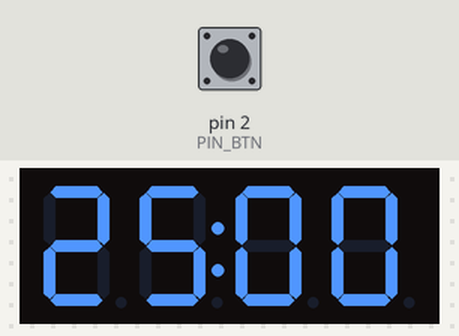
A sketch run on a simulated Arduino Uno, built with avr-gcc and run on an emulated ATmega328P. Shown: 4-digit seven-segment display. The inputs (shaded band) are chosen by the test bench; at power-on: pin 2 (PIN_BTN) HIGH.

Above: at 1.2 s.
1.3 s: pin 2 (PIN_BTN) pulled LOW for 0.15 s
At 3.0 s:
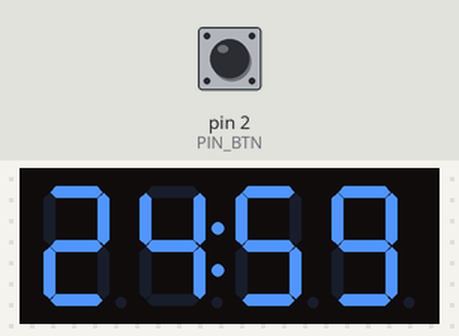
At 5.1 s:
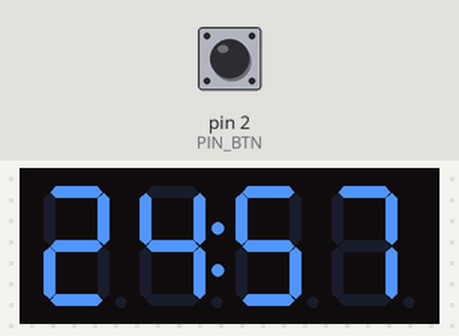
Timing chart, 0 to 6.6 s (numbered marks = the images above; inputs shaded):
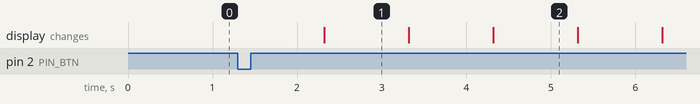

Measured:
- after the input at 1.3 s, the display: changes after 1.0 s (image 1)
- what the display in image 2 shows lasts 1.0 s, from 4.3 s to 5.3 s

The sketch:

pomodoro.ino
```cpp
// Timer de Foco (Pomodoro simples) no TM1637
// Autor: Venicio

#include <TM1637Display.h>

const int PIN_CLK = 3;
const int PIN_DIO = 4;
const int PIN_BTN = 2;

// 25 segundos para teste (no real seria 25*60)
const int FOCUS_SECONDS = 25*60;

TM1637Display display(PIN_CLK, PIN_DIO);

bool rodando = false;
int tempoRestante = FOCUS_SECONDS;
unsigned long ultimoTick = 0;
bool ultimoEstadoBotao = HIGH;

void setup() {
  pinMode(PIN_BTN, INPUT_PULLUP);

  display.setBrightness(0x0f); // brilho maximo
  mostrarTempo(tempoRestante);
}

// Mostra MM:SS no display
void mostrarTempo(int segundos) {
  int min = segundos / 60;
  int seg = segundos % 60;

  int valor = min * 100 + seg; // ex: 1 min 23 -> 0123

  // 0b01000000 liga os dois-pontos
  display.showNumberDecEx(valor, 0b01000000, true);
}

void loop() {
  bool leitura = digitalRead(PIN_BTN);

  // Clique no botao (bordo HIGH -> LOW)
  if (leitura == LOW && ultimoEstadoBotao == HIGH) {
    // alterna estado
    rodando = !rodando;

    // se parou, reseta o tempo
    if (!rodando) {
      tempoRestante = FOCUS_SECONDS;
      mostrarTempo(tempoRestante);
    } else {
      // iniciou contagem
      ultimoTick = millis();
    }

    delay(150); // debounce
  }
  ultimoEstadoBotao = leitura;

  if (rodando) {
    unsigned long agora = millis();
    if (agora - ultimoTick >= 1000) { // 1 segundo
      ultimoTick = agora;

      if (tempoRestante > 0) {
        tempoRestante--;
        mostrarTempo(tempoRestante);
      } else {
        // acabou o tempo de foco -> pisca display
        for (int i = 0; i < 6; i++) {
          display.clear();
          delay(200);
          mostrarTempo(0);
          delay(200);
        }
        // prepara para novo ciclo
        rodando = false;
        tempoRestante = FOCUS_SECONDS;
        mostrarTempo(tempoRestante);
      }
    }
  }
}
```
